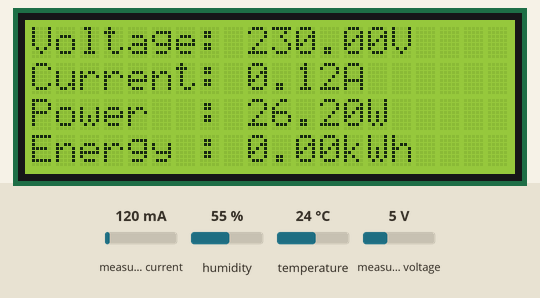
This sketch was run on a simulated ESP32. Shown: 20×4 character LCD. The inputs (shaded band) are chosen by the test bench; at power-on: measured current 120 mA, measured voltage 5 V, humidity 55 %, temperature 24 °C. WiFi joins after 1.5 s; servers stay silent unless stated; uploads are accepted with an empty reply; what the sketch prints to the serial monitor is not drawn.

Above: at 3.2 s.
3.3 s: measured current set to 40 mA
At 6.3 s:
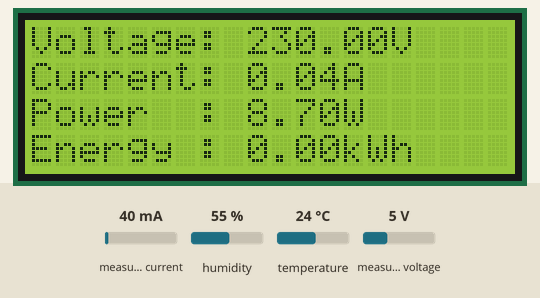
7.1 s: measured voltage set to 0.3 V
At 10.2 s:
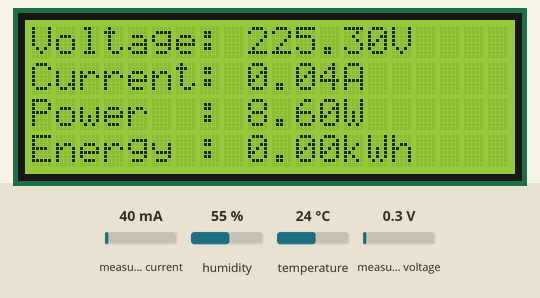
10.5 s: measured current set to 500 mA
At 13.1 s:
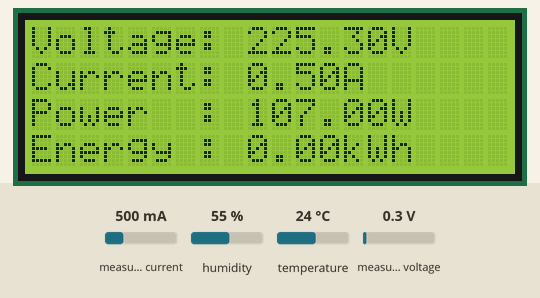
13.9 s: measured voltage set to 3.8 V
At 17.1 s:
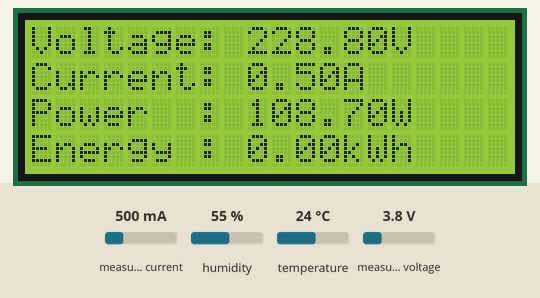
Timing chart, 0 to 18.3 s (numbered marks = the images above; inputs shaded):
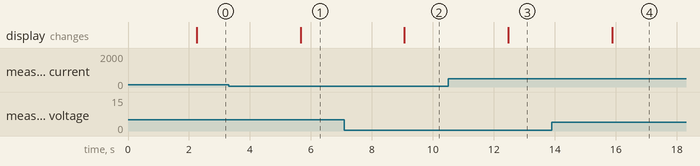

Measured:
- after the input at 3.3 s, the display: changes after 2.4 s (image 1)
- after the input at 7.1 s, the display: changes after 2.0 s (image 2)
- after the input at 10.5 s, the display: changes after 2.0 s (image 3)
- after the input at 13.9 s, the display: changes after 2.0 s (image 4)

The sketch:

Projecthtc.ino
```cpp
#include <WiFi.h> // ลงไลบรารี่ด้วย
#include <HTTPClient.h>
#include <PZEM004Tv30.h> // PZEM004Tv30
#include <HardwareSerial.h> //
#include <Wire.h> //ลงไลบรารี่ด้วย
#include <LiquidCrystal_I2C.h> //lcd_I2C

char ssid[] = "Pirat 2.4G";    //ชื่อWifi ที่จะให้บอร์ดเชื่อมต่อ
char pass[] = "56456740"; //รหัสWifi

///////// DHT22 sensor /////////
#include <DHT.h>
#define DHTPIN 2
#define DHTTYPE DHT22
DHT dht22(DHTPIN, DHTTYPE);
int temperature = 0;
int humidity = 0;
////////////////////////////

#define RX2 16
#define TX2 17
PZEM004Tv30 pzem(&Serial2);
LiquidCrystal_I2C lcd(0x27, 20, 4);

String URL = "https://esp.peeranat.online/esp.php";

void setup() {
  Serial.begin(115200);                       // เริ่มต้นการทำงานของ Serial
  dht22.begin();                           // เริ่มต้นการทำงานของ dht22
  Serial2.begin(9600, SERIAL_8N1, RX2, TX2);  // เริ่มต้นการเชื่อมต่อ PZEM004Tv30
  lcd.begin();                                // เริ่มต้นการทำงาน lcd
  lcd.backlight();
  WiFi.begin(ssid, pass);

  while (WiFi.status() != WL_CONNECTED) {
    delay(1000);
    Serial.print(".");
    Serial.print("connected to : "); Serial.println(ssid);
    Serial.print("IP address: "); Serial.println(WiFi.localIP());
  }
}

void loop() {
  //เช็คว่าต่อ Wi-Fi หรื่อไม่
  if(WiFi.status() != WL_CONNECTED) {
    connectWiFi();
  }
  //เก็บค่าจากเซนเซอร์วัดไฟฟ้า
  float voltage = pzem.voltage();  // อ่านข้อมูลและแสดงผลข้อมูลจาก PZEM004Tv30
  if (!isnan(voltage)) {
    Serial.print("แรงดัน: "); Serial.print(voltage); Serial.println("V");
  }
  float current = pzem.current();
  if (!isnan(current)) {
    Serial.print("กระแส: "); Serial.print(current); Serial.println("A");
  }
  float power = pzem.power();
  if (!isnan(power)) {
    Serial.print("กำลัง: "); Serial.print(power); Serial.println("W");
  }
  float energy = pzem.energy();
  if (!isnan(energy)) {
    Serial.print("พลังงานไฟฟ้า: "); Serial.print(energy, 3); Serial.println("หน่วย");
  }
  lcd.begin();
  lcd.backlight();
  lcd.setCursor(0, 0);
  lcd.print("Voltage: ");  lcd.print(voltage ); lcd.print("V");
  lcd.setCursor(0, 1);
  lcd.print("Current: ");  lcd.print(current  ); lcd.print("A");
  lcd.setCursor(0, 2);
  lcd.print("Power  : ");  lcd.print(power); lcd.print("W");
  lcd.setCursor(0, 3);
  lcd.print("Energy : ");  lcd.print(energy   ); lcd.print("kWh");
  Serial.println();
  delay(1000);  // หน่วงเวลา 1 วินาที

  // รับค่าเซนเซอร์วัดอุณหภูมิ
  temperature = dht22.readTemperature(); //Celsius
  humidity = dht22.readHumidity();
  //-----------------------------------------------------------
  // เช็คว่าอ่านค่าผิดพลาดหรือไม่.
  if (isnan(temperature) || isnan(humidity)) {
    Serial.println("Failed to read from DHT sensor!");
    temperature = 0;
    humidity = 0;
  }
  //-----------------------------------------------------------
  Serial.printf("Temperature: %d °C\n", temperature);
  Serial.printf("Humidity: %d %%\n", humidity);
  if (!isnan(voltage) && !isnan(current) && !isnan(power) && !isnan(energy) && !isnan(temperature )&& !isnan(humidity)) {

    String postData = "&voltage=" + String(voltage) + "&current=" + String(current) + "&power=" + String(power) + "&energy=" + String(energy) + "&temperature=" + String(temperature) + "&humidity=" + String(humidity);

    HTTPClient http;
    http.begin(URL);
    http.addHeader("Content-Type", "application/x-www-form-urlencoded");

    int httpCode = http.POST(postData);
    String payload = http.getString();

    Serial.print("URL : "); Serial.println(URL);
    Serial.print("Data: "); Serial.println(postData);
    Serial.print("httpCode: "); Serial.println(httpCode);
    Serial.print("payload : "); Serial.println(payload);
    Serial.println("--------------------------------------------------");
  }
  delay(2000); // หน่วงเวลา 2 วินาที

}

void connectWiFi() {
  WiFi.mode(WIFI_OFF);
  delay(1000);

  WiFi.mode(WIFI_STA);

  WiFi.begin(ssid, pass);
  Serial.println("Connecting to WiFi");

  while (WiFi.status() != WL_CONNECTED) {
    delay(1000);
    Serial.print(".");
  }

  Serial.print("connected to : "); Serial.println(ssid);
  Serial.print("IP address: "); Serial.println(WiFi.localIP());
}
```
